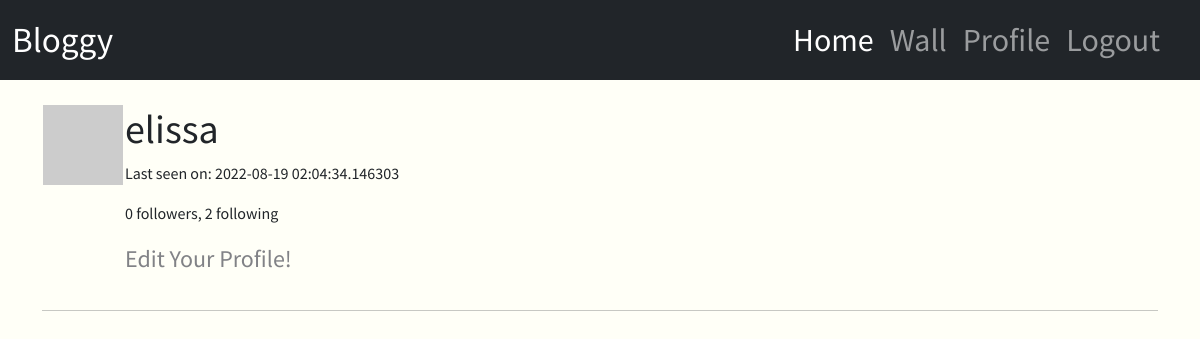
The app's page /user/elissa (signed in), older data.
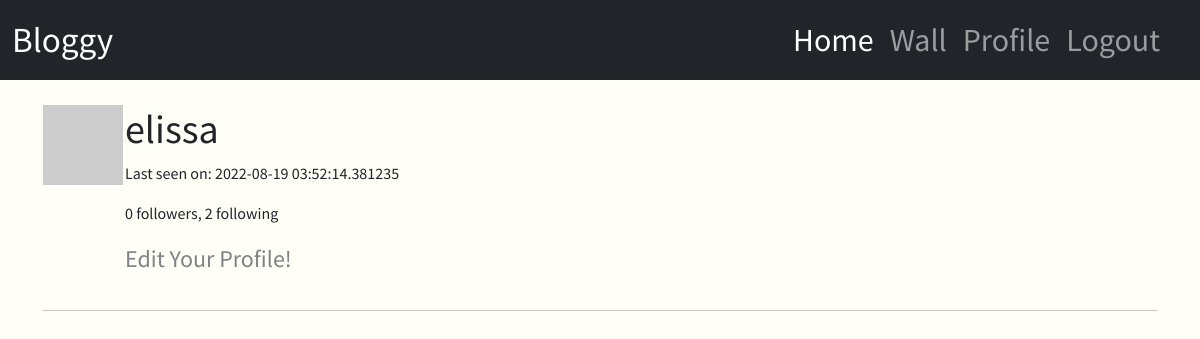
The same page, newer data.
### app/models.py (models this page shows, shortened)
class User(UserMixin, db.Model):
    id = db.Column(db.Integer, primary_key=True)
    username = db.Column(db.String(64), index=True, unique=True)
    email = db.Column(db.String(120), index=True, unique=True)
    password_hash = db.Column(db.String(120))
    posts = db.relationship('Post', backref='author', lazy='dynamic')
    about_me = db.Column(db.String(128))
    last_seen = db.Column(db.DateTime, default=datetime.utcnow)
    followed = db.relationship(
        'User', secondary=followers,
        primaryjoin=(followers.c.follower_id == id),
        secondaryjoin=(followers.c.followed_id == id),
        backref= db.backref('followers', lazy='dynamic'), lazy='dynamic'
    )
    def avatar(self, size):
        digest = md5(self.email.lower().encode('utf-8')).hexdigest()
        return 'https://www.gravatar.com/avatar/{}?d=identicon&s={}'.format(digest, size)

### app/routes.py (the view)
@app.route('/user/<username>')
@login_required
def user(username):
    user = User.query.filter_by(username=username).first_or_404()
    posts = user.posts.order_by(Post.timestamp.desc()).all()
    return render_template('user.html', user=user, posts=posts)

### app/models.py (called while the page is built)
@login.user_loader
def load_user(id):
    return User.query.get(int(id))

### app/routes.py (called while the page is built)
@app.before_request
def before_request():
    if current_user.is_authenticated:
        current_user.last_seen = datetime.utcnow()
        db.session.commit()

### app/templates/user.html (shortened to what this page needs)
{% extends "base.html" %}
{% block extraheader %}
<link rel="stylesheet" href="{{ url_for('static', filename='css/user.css') }}">
{% endblock extraheader %}
{% block content %}
<table>
    <tr valign="top">
        <td><img src="{{ user.avatar(128) }}" alt="user-profile-image"></td>
        <td>
            <h1>{{ user.username }}</h1>
            {% if user.last_seen %}<p>Last seen on: {{ user.last_seen }}</p>{% endif %}
            <p>{{ user.followers.count() }} followers, {{ user.followed.count() }} following</p>
            {% if user == current_user %}
            <p><a href="{{ url_for('edit_profile') }}"> Edit Your Profile!</a></p>
            {% elif not current_user.following(user) %}
            <p><a href="{{ url_for('follow', username=user.username) }}">Follow!</a></p>
            {% else %}
            <p><a href="{{ url_for('unfollow', username=user.username ) }}">Unfollow</a></p>
            {% endif %}
        </td>
    </tr>
</table>
    <hr>
{% endblock %}

Row changes from the older to the newer data that the page shows:
changed User "elissa": last_seen "2022-08-19 02:04:34.146303" → "2022-08-19 03:52:14.381235"
